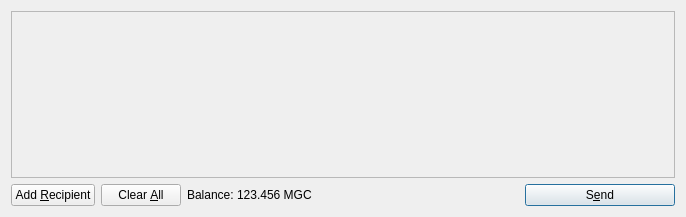
<?xml version="1.0" encoding="UTF-8"?>
<ui version="4.0">
 <class>SendCoinsDialog</class>
 <widget class="QDialog" name="SendCoinsDialog">
  <property name="geometry">
   <rect>
    <x>0</x>
    <y>0</y>
    <width>686</width>
    <height>217</height>
   </rect>
  </property>
  <property name="windowTitle">
   <string>Send Coins</string>
  </property>
  <layout class="QVBoxLayout" name="verticalLayout">
   <item>
    <widget class="QScrollArea" name="scrollArea">
     <property name="widgetResizable">
      <bool>true</bool>
     </property>
     <widget class="QWidget" name="scrollAreaWidgetContents">
      <property name="geometry">
       <rect>
        <x>0</x>
        <y>0</y>
        <width>666</width>
        <height>165</height>
       </rect>
      </property>
      <layout class="QVBoxLayout" name="verticalLayout_2">
       <property name="margin">
        <number>0</number>
       </property>
       <item>
        <layout class="QVBoxLayout" name="entries">
         <property name="spacing">
          <number>6</number>
         </property>
        </layout>
       </item>
       <item>
        <spacer name="verticalSpacer">
         <property name="orientation">
          <enum>Qt::Vertical</enum>
         </property>
         <property name="sizeHint" stdset="0">
          <size>
           <width>20</width>
           <height>40</height>
          </size>
         </property>
        </spacer>
       </item>
      </layout>
     </widget>
    </widget>
   </item>
   <item>
    <layout class="QHBoxLayout" name="horizontalLayout">
     <item>
      <widget class="QPushButton" name="addButton">
       <property name="toolTip">
        <string>Send to multiple recipients at once</string>
       </property>
       <property name="text">
        <string>Add &amp;Recipient</string>
       </property>
       <property name="icon">
        <iconset resource="../bitcoin.qrc">
         <normaloff>:/icons/add</normaloff>:/icons/add</iconset>
       </property>
       <property name="autoDefault">
        <bool>false</bool>
       </property>
      </widget>
     </item>
     <item>
      <widget class="QPushButton" name="clearButton">
       <property name="sizePolicy">
        <sizepolicy hsizetype="Minimum" vsizetype="Fixed">
         <horstretch>0</horstretch>
         <verstretch>0</verstretch>
        </sizepolicy>
       </property>
       <property name="toolTip">
        <string>Remove all transaction fields</string>
       </property>
       <property name="text">
        <string>Clear &amp;All</string>
       </property>
       <property name="icon">
        <iconset resource="../bitcoin.qrc">
         <normaloff>:/icons/remove</normaloff>:/icons/remove</iconset>
       </property>
       <property name="autoRepeatDelay">
        <number>300</number>
       </property>
       <property name="autoDefault">
        <bool>false</bool>
       </property>
      </widget>
     </item>
     <item>
      <layout class="QHBoxLayout" name="horizontalLayout_2">
       <property name="spacing">
        <number>3</number>
       </property>
       <item>
        <widget class="QLabel" name="label">
         <property name="text">
          <string>Balance:</string>
         </property>
        </widget>
       </item>
       <item>
        <widget class="QLabel" name="labelBalance">
         <property name="cursor">
          <cursorShape>IBeamCursor</cursorShape>
         </property>
         <property name="text">
          <string>123.456 MGC</string>
         </property>
         <property name="textInteractionFlags">
          <set>Qt::LinksAccessibleByMouse|Qt::TextSelectableByKeyboard|Qt::TextSelectableByMouse</set>
         </property>
        </widget>
       </item>
      </layout>
     </item>
     <item>
      <spacer name="horizontalSpacer">
       <property name="orientation">
        <enum>Qt::Horizontal</enum>
       </property>
       <property name="sizeHint" stdset="0">
        <size>
         <width>40</width>
         <height>20</height>
        </size>
       </property>
      </spacer>
     </item>
     <item>
      <widget class="QPushButton" name="sendButton">
       <property name="minimumSize">
        <size>
         <width>150</width>
         <height>0</height>
        </size>
       </property>
       <property name="toolTip">
        <string>Confirm the send action</string>
       </property>
       <property name="text">
        <string>S&amp;end</string>
       </property>
       <property name="icon">
        <iconset resource="../bitcoin.qrc">
         <normaloff>:/icons/send</normaloff>:/icons/send</iconset>
       </property>
       <property name="default">
        <bool>true</bool>
       </property>
      </widget>
     </item>
    </layout>
   </item>
  </layout>
 </widget>
 <resources>
  <include location="../bitcoin.qrc"/>
 </resources>
 <connections/>
</ui>
